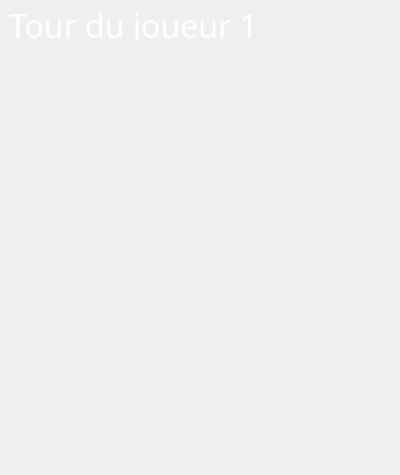
<?xml version="1.0" encoding="UTF-8"?>
<ui version="4.0">
 <class>MainWindow</class>
 <widget class="QMainWindow" name="MainWindow">
  <property name="enabled">
   <bool>true</bool>
  </property>
  <property name="geometry">
   <rect>
    <x>0</x>
    <y>0</y>
    <width>400</width>
    <height>475</height>
   </rect>
  </property>
  <property name="sizePolicy">
   <sizepolicy hsizetype="Preferred" vsizetype="Preferred">
    <horstretch>0</horstretch>
    <verstretch>0</verstretch>
   </sizepolicy>
  </property>
  <property name="minimumSize">
   <size>
    <width>400</width>
    <height>475</height>
   </size>
  </property>
  <property name="maximumSize">
   <size>
    <width>400</width>
    <height>475</height>
   </size>
  </property>
  <property name="windowTitle">
   <string>MainWindow</string>
  </property>
  <property name="autoFillBackground">
   <bool>false</bool>
  </property>
  <property name="styleSheet">
   <string notr="true">border-image: url(:/plateau/platoFinal.png);</string>
  </property>
  <widget class="QWidget" name="centralWidget">
   <widget class="QLabel" name="labelTablo">
    <property name="geometry">
     <rect>
      <x>0</x>
      <y>380</y>
      <width>400</width>
      <height>100</height>
     </rect>
    </property>
    <property name="minimumSize">
     <size>
      <width>400</width>
      <height>100</height>
     </size>
    </property>
    <property name="maximumSize">
     <size>
      <width>400</width>
      <height>100</height>
     </size>
    </property>
    <property name="styleSheet">
     <string notr="true">border-image: url(:/plateau/Tablo.png);</string>
    </property>
    <property name="text">
     <string/>
    </property>
   </widget>
   <widget class="QLabel" name="labelTour">
    <property name="geometry">
     <rect>
      <x>9</x>
      <y>9</y>
      <width>381</width>
      <height>32</height>
     </rect>
    </property>
    <property name="font">
     <font>
      <family>eufm10</family>
      <pointsize>24</pointsize>
     </font>
    </property>
    <property name="styleSheet">
     <string notr="true">border-image: no-image;
color: rgb(255, 255, 255);</string>
    </property>
    <property name="text">
     <string>Tour du joueur 1</string>
    </property>
   </widget>
   <widget class="QLabel" name="plateau">
    <property name="geometry">
     <rect>
      <x>9</x>
      <y>47</y>
      <width>400</width>
      <height>400</height>
     </rect>
    </property>
    <property name="minimumSize">
     <size>
      <width>400</width>
      <height>400</height>
     </size>
    </property>
    <property name="maximumSize">
     <size>
      <width>400</width>
      <height>400</height>
     </size>
    </property>
    <property name="autoFillBackground">
     <bool>false</bool>
    </property>
    <property name="styleSheet">
     <string notr="true">border-image: no-image;
background-color: rgba(255, 0, 0,0);</string>
    </property>
    <property name="text">
     <string/>
    </property>
   </widget>
  </widget>
 </widget>
 <layoutdefault spacing="6" margin="11"/>
 <resources/>
 <connections/>
</ui>
